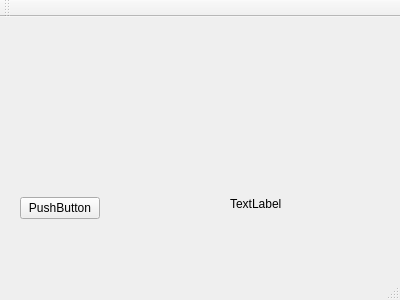
<?xml version="1.0" encoding="UTF-8"?>
<ui version="4.0">
 <class>MainWindow</class>
 <widget class="QMainWindow" name="MainWindow">
  <property name="geometry">
   <rect>
    <x>0</x>
    <y>0</y>
    <width>400</width>
    <height>300</height>
   </rect>
  </property>
  <property name="windowTitle">
   <string>MainWindow</string>
  </property>
  <widget class="QWidget" name="centralWidget">
   <widget class="QPushButton" name="pushButton">
    <property name="geometry">
     <rect>
      <x>20</x>
      <y>180</y>
      <width>80</width>
      <height>22</height>
     </rect>
    </property>
    <property name="text">
     <string>PushButton</string>
    </property>
   </widget>
   <widget class="QLabel" name="label">
    <property name="geometry">
     <rect>
      <x>230</x>
      <y>180</y>
      <width>59</width>
      <height>14</height>
     </rect>
    </property>
    <property name="text">
     <string>TextLabel</string>
    </property>
   </widget>
  </widget>
  <widget class="QMenuBar" name="menuBar">
   <property name="geometry">
    <rect>
     <x>0</x>
     <y>0</y>
     <width>400</width>
     <height>19</height>
    </rect>
   </property>
  </widget>
  <widget class="QToolBar" name="mainToolBar">
   <attribute name="toolBarArea">
    <enum>TopToolBarArea</enum>
   </attribute>
   <attribute name="toolBarBreak">
    <bool>false</bool>
   </attribute>
  </widget>
  <widget class="QStatusBar" name="statusBar"/>
 </widget>
 <layoutdefault spacing="6" margin="11"/>
 <resources/>
 <connections>
  <connection>
   <sender>pushButton</sender>
   <signal>clicked()</signal>
   <receiver>label</receiver>
   <slot>clear()</slot>
   <hints>
    <hint type="sourcelabel">
     <x>67</x>
     <y>224</y>
    </hint>
    <hint type="destinationlabel">
     <x>246</x>
     <y>219</y>
    </hint>
   </hints>
  </connection>
 </connections>
</ui>
